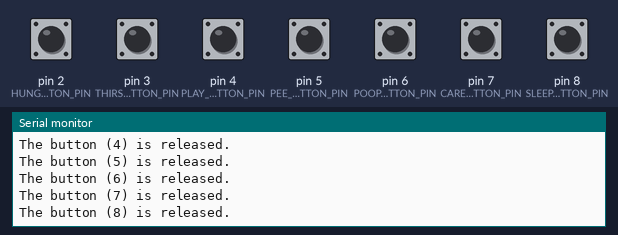
This sketch was run on a simulated Arduino Uno, built with avr-gcc and run on an emulated ATmega328P. Parts: the last lines printed to the serial monitor. The test bench sets the inputs (shaded band); at power-on: pin 2 (HUNGRY_BUTTON_PIN), pin 3 (THIRSTY_BUTTON_PIN), pin 4 (PLAY_BUTTON_PIN), pin 5 (PEE_BUTTON_PIN), pin 6 (POOP_BUTTON_PIN), pin 7 (CARE_BUTTON_PIN), pin 8 (SLEEP_BUTTON_PIN) HIGH. WiFi joins after 1.5 s; servers stay silent unless stated.

Above: at 2.7 s.
2.8 s: pin 2 (HUNGRY_BUTTON_PIN) pulled LOW for 0.15 s
At 3.06 s:
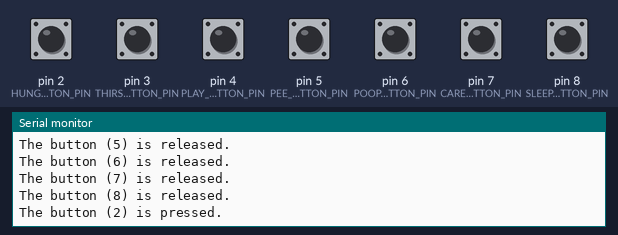
4.6 s: pin 3 (THIRSTY_BUTTON_PIN) pulled LOW for 0.15 s
At 4.94 s:
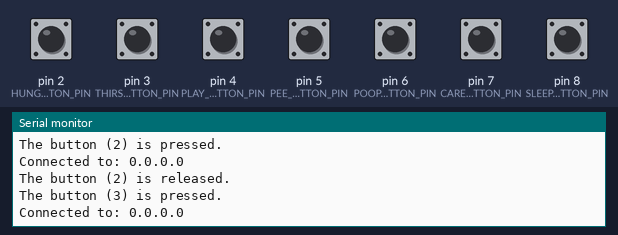
6.2 s: pin 4 (PLAY_BUTTON_PIN) pulled LOW for 0.15 s
At 7.5 s:
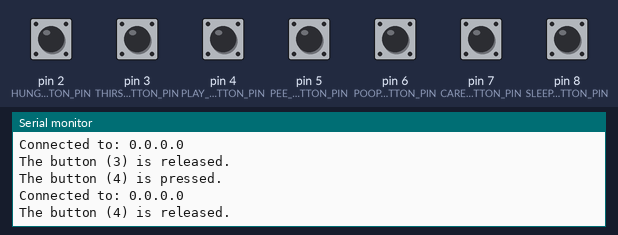
7.8 s: pin 5 (PEE_BUTTON_PIN) pulled LOW for 0.15 s
At 8.7 s:
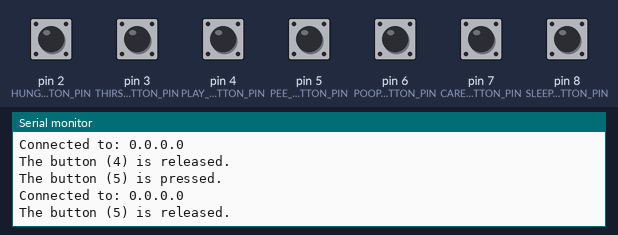
9.4 s: pin 6 (POOP_BUTTON_PIN) pulled LOW for 0.15 s
At 10.7 s:
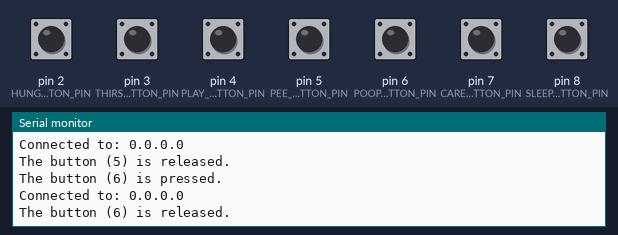
11.0 s: pin 7 (CARE_BUTTON_PIN) pulled LOW for 0.15 s
At 12.1 s:
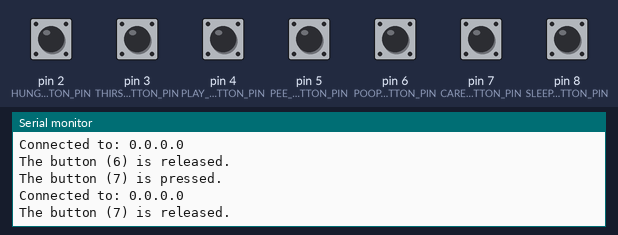
Timing chart, 0 to 13.6 s (numbered marks = the images above; inputs shaded):
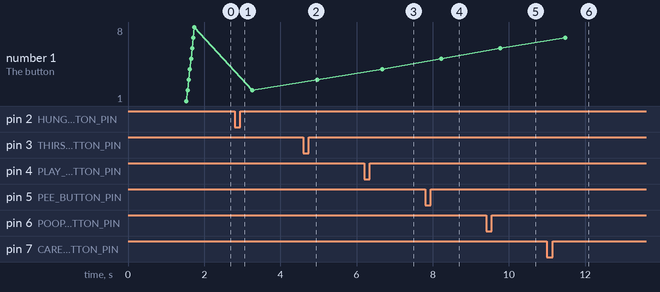

Measured:
- after the input at 2.8 s, the serial monitor: prints a new line after 0.11 s (image 1)
- after the input at 4.6 s, the serial monitor: prints a new line at once (image 2)
- after the input at 6.2 s, the serial monitor: prints a new line after 0.12 s (image 3)
- after the input at 7.8 s, the serial monitor: prints a new line after 0.07 s (image 4)
- after the input at 9.4 s, the serial monitor: prints a new line at once (image 5)
- after the input at 11.0 s, the serial monitor: prints a new line after 0.13 s (image 6)
- plotted number 1: 2 → 3 after the input at 4.6 s, 3 → 4 after the input at 6.2 s, 4 → 5 after the input at 7.8 s, 5 → 6 after the input at 9.4 s, 6 → 7 after the input at 11.0 s

The sketch:

DogSpeak.ino
```cpp
/*
 * Tutorial pages:
 * https://arduinogetstarted.com/tutorials/arduino-button-debounce
 * https://www.arduino.cc/en/Tutorial/WebClient
 *
 * Documentations:
 * https://www.arduino.cc/en/Main/ArduinoEthernetShieldV1
 * https://www.arduino.cc/en/uploads/Main/arduino-ethernet-shield-06-schematic.pdf
 * https://www.sparkfun.com/datasheets/DevTools/Arduino/W5100_Datasheet_v1_1_6.pdf
 * https://subscription.packtpub.com/book/hardware_and_creative/9781785285486/1/ch01lvl1sec12/finding-the-mac-address-and-obtaining-a-valid-ip-address
 */

#include "Constants.h"
#include "EthernetUtils.h"

// The previous states from the input pins
int lastStateOfWalk = LOW;
int lastStateOfHungry = LOW;
int lastStateOfThirsty = LOW;
int lastStateOfPlay = LOW;
int lastStateOfPee = LOW;
int lastStateOfPoop = LOW;
int lastStateOfCare = LOW;
int lastStateOfSleep = LOW;

void setup()
{
  Serial.begin(9600);
  while (!Serial);

  EthernetUtils::InitializeEthernet();

  // Initialize the push-button pins as pull-up inputs.
  // The pull-up input pin will be HIGH when the switch is open and LOW when the switch is closed.
  pinMode(WALK_BUTTON_PIN, INPUT_PULLUP);
  pinMode(HUNGRY_BUTTON_PIN, INPUT_PULLUP);
  pinMode(THIRSTY_BUTTON_PIN, INPUT_PULLUP);
  pinMode(PLAY_BUTTON_PIN, INPUT_PULLUP);
  pinMode(PEE_BUTTON_PIN, INPUT_PULLUP);
  pinMode(POOP_BUTTON_PIN, INPUT_PULLUP);
  pinMode(CARE_BUTTON_PIN, INPUT_PULLUP);
  pinMode(SLEEP_BUTTON_PIN, INPUT_PULLUP);
}

void WriteToSerialButtonState(byte pinToRead, bool pressed)
{
  Serial.print("The button (");
  Serial.print(pinToRead);
  Serial.println(pressed ? ") is pressed." : ") is released.");
}

void readPin(byte pinToRead, int* lastState, char* action)
{
  // Read the state of the switch/button:
  int currentState = digitalRead(pinToRead);
  if (*lastState == HIGH && currentState == LOW)
  {
    WriteToSerialButtonState(pinToRead, true);
    EthernetUtils::SendUrlRequest(action);
  }
  else if(*lastState == LOW && currentState == HIGH)
  {
    WriteToSerialButtonState(pinToRead, false);
  }
  *lastState = currentState;
}

void loop()
{
  readPin(WALK_BUTTON_PIN, &lastStateOfWalk, (char*)"LetsGoForAWalk");
  readPin(HUNGRY_BUTTON_PIN, &lastStateOfHungry, (char*)"ImHungry");
  readPin(THIRSTY_BUTTON_PIN, &lastStateOfThirsty, (char*)"ImThirsty");
  readPin(PLAY_BUTTON_PIN, &lastStateOfPlay, (char*)"IWantToPlay");
  readPin(PEE_BUTTON_PIN, &lastStateOfPee, (char*)"INeedToPee");
  readPin(POOP_BUTTON_PIN, &lastStateOfPoop, (char*)"INeedToPoop");
  readPin(CARE_BUTTON_PIN, &lastStateOfCare, (char*)"INeedCare");
  readPin(SLEEP_BUTTON_PIN, &lastStateOfSleep, (char*)"SleepyDog");

  delay(150);
}
```

Constants.h
```cpp
#ifndef CONSTANTS_H
#define CONSTANTS_H

#include <Ethernet.h>

const byte WALK_BUTTON_PIN = 1;
const byte HUNGRY_BUTTON_PIN = 2;
const byte THIRSTY_BUTTON_PIN = 3;
const byte PLAY_BUTTON_PIN = 4;
const byte PEE_BUTTON_PIN = 5;
const byte POOP_BUTTON_PIN = 6;
const byte CARE_BUTTON_PIN = 7;
const byte SLEEP_BUTTON_PIN = 8;

#endif
```

EthernetUtils.cpp
```cpp
#include <SPI.h>
#include <Ethernet.h>

#include "EthernetUtils.h"

byte mac[] = { 0xDE, 0xAD, 0xBE, 0xEF, 0xFE, 0xED };
IPAddress ip(192, 168, 1, 177);
IPAddress dns(192, 168, 0, 1);
IPAddress gateway(192, 168, 0, 1);
IPAddress subnet(255, 255, 255, 0);
IPAddress server(192, 168, 1, 105);
int serverServicePort = 44358;

EthernetClient client;

void EthernetUtils::CheckEthernetHardwarePresence()
{
  if (Ethernet.hardwareStatus() == EthernetNoHardware)
  {
    Serial.println("Ethernet shield was not found. Sorry, can't run without hardware.");
    while (true)
    {
      delay(100); // Do nothing, no point running without Ethernet hardware
    }
  }
}

void EthernetUtils::CheckLinkStatus()
{
  byte linkStatus = Ethernet.linkStatus();
  if (linkStatus == Unknown)
  {
    Serial.println("Link status unknown. Link status detection is only available with W5200 and W5500.");
  }
  else if (linkStatus == LinkON)
  {
    Serial.println("Link status: On");
  }
  else if (linkStatus == LinkOFF)
  {
    Serial.println("Link status: Off. Plug in Ethernet cable.");
  }
}

void EthernetUtils::PrintIpAddress()
{
  Serial.print("Using IP address: ");
  Serial.println(Ethernet.localIP());
}

void EthernetUtils::InitializeEthernet()
{
  Serial.println("Trying to initialize Ethernet with DHCP...");
  if (Ethernet.begin(mac) == 0)
  {
    Serial.println("Failed to configure Ethernet using DHCP");
    CheckEthernetHardwarePresence();
    CheckLinkStatus();
    Ethernet.begin(mac, ip, dns, gateway, subnet);
  }
  PrintIpAddress();
}

void EthernetUtils::SendUrlRequest(const char* action)
{
  if (client.connect(server, serverServicePort))
  {
    Serial.print("Connected to: ");
    Serial.println(client.remoteIP());

    client.print("GET /Home/");
    client.print(action);
    client.print(" HTTP/1.1");

    client.print("Host: https://");
    client.print(server);
    client.print(":");
    client.print(serverServicePort);
    client.println("/");

    client.println("Connection: close");
    client.println();
  }
  else
  {
    Serial.print("Connection failed to: ");
    Serial.println(server);
  }
}
```

EthernetUtils.h
```cpp
#ifndef ETHERNETUTILS_H
#define ETHERNETUTILS_H

class EthernetUtils
{
  public:
    static void InitializeEthernet();
    static void SendUrlRequest(const char* action);

  protected:

  private:
    static void CheckEthernetHardwarePresence();
    static void CheckLinkStatus();
    static void PrintIpAddress();
    EthernetUtils();
};

#endif
```
